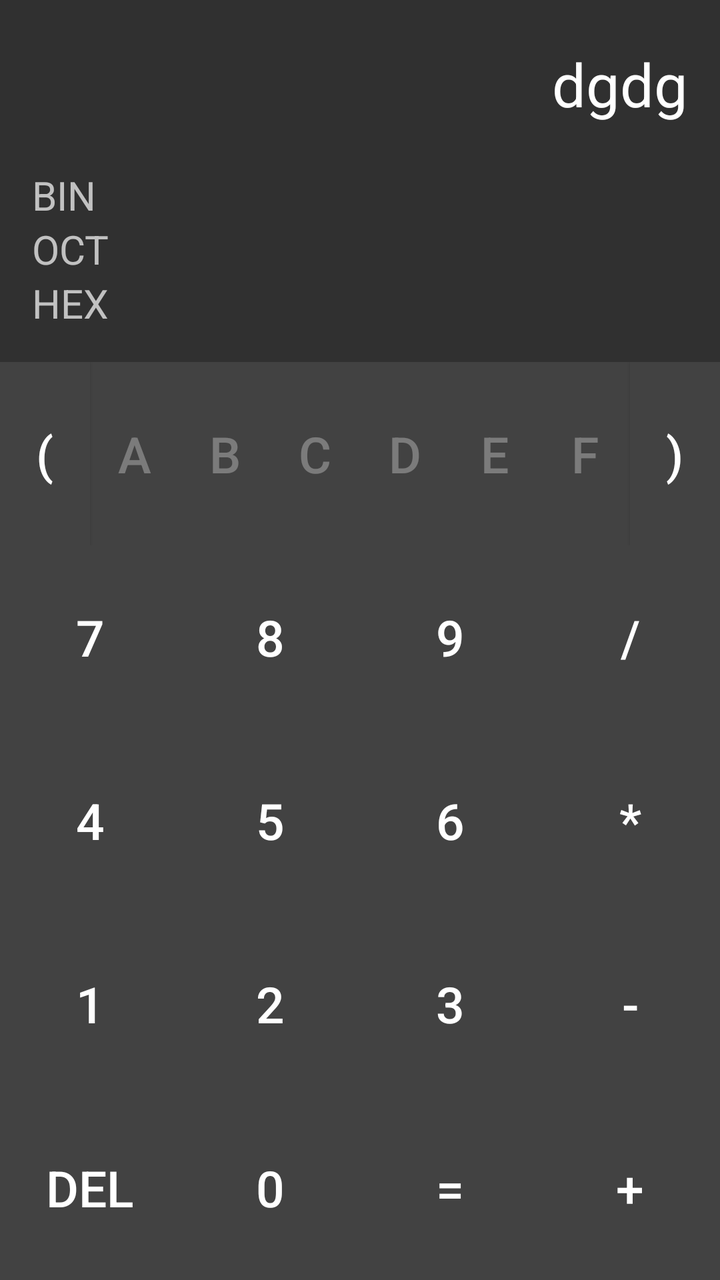
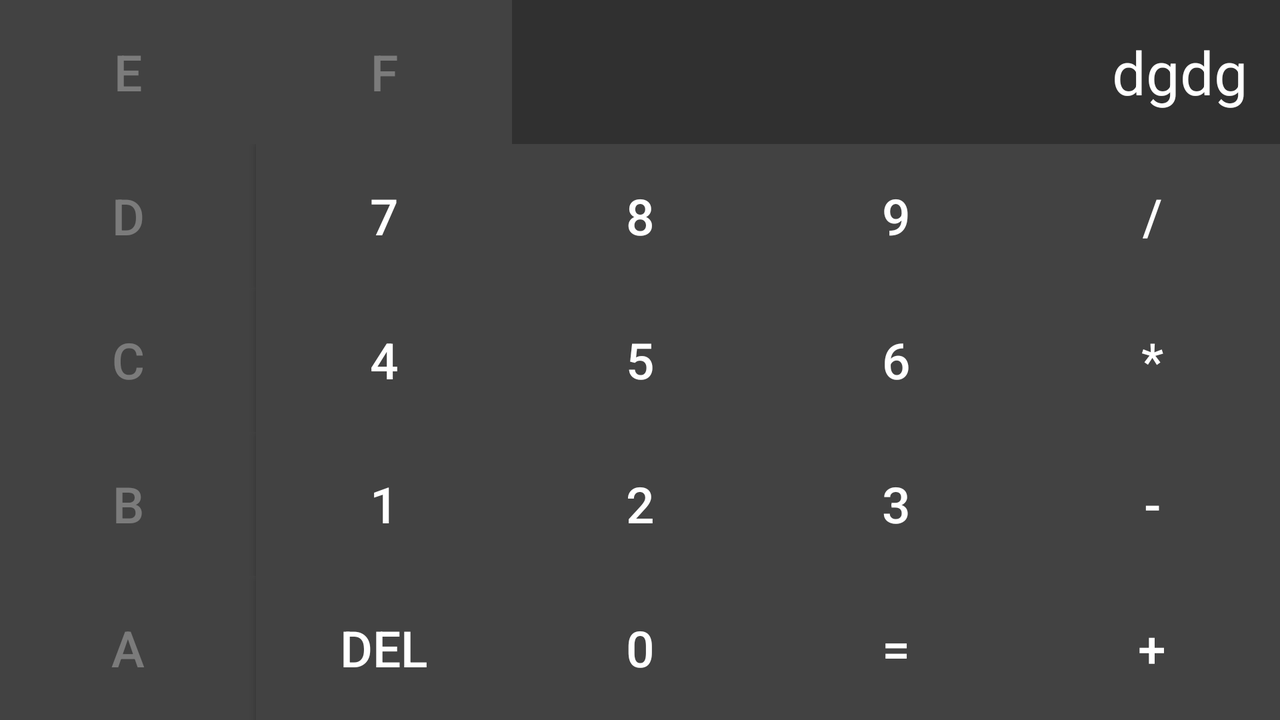

Compare how this app lays out the same screen by default and in its alternative resource folder. The renders come first, then the two layout files and the values they reference.
<!-- AndroidManifest.xml: application theme AppTheme.NoActionBar -->
<!-- res/layout/fragment_layout_program_dec.xml -->
<?xml version="1.0" encoding="utf-8"?>

<LinearLayout xmlns:android="http://schemas.android.com/apk/res/android"
              xmlns:tools="http://schemas.android.com/tools"
              xmlns:app="http://schemas.android.com/apk/res-auto"
              android:orientation="vertical"
              android:layout_width="match_parent"
              android:layout_height="match_parent">



    <LinearLayout
        android:id="@+id/linLayout"
        android:orientation="vertical"
        android:layout_width="match_parent"
        android:layout_height="wrap_content"
        android:layout_weight="1">

        <EditText
            android:inputType="textNoSuggestions"
            android:layout_width="match_parent"
            android:layout_height="wrap_content"
            android:layout_weight="1"
            tools:text="dgdg"
            android:id="@+id/editText"
            android:gravity="end|center_vertical"
            android:textSize="30sp"
            android:paddingRight="16dp"
            android:cursorVisible="false"
            android:focusable="false"
            android:background="@null"
            android:singleLine="true"/>

        <LinearLayout
            android:orientation="horizontal"
            android:layout_width="match_parent"
            android:layout_height="wrap_content">

            <TextView
                android:freezesText="true"
                android:id="@+id/textViewBin"
                android:text="BIN   "
                android:paddingLeft="16dp"
                android:textSize="20sp"
                android:layout_width="wrap_content"
                android:layout_height="wrap_content"/>

            <EditText
                android:id="@+id/editTextBin"
                android:textSize="20sp"
                android:inputType="textNoSuggestions"
                android:layout_width="match_parent"
                android:layout_height="wrap_content"
                android:paddingRight="16dp"
                android:cursorVisible="false"
                android:focusable="false"
                android:background="@null"
                android:singleLine="true"/>

        </LinearLayout>

        <LinearLayout
            android:orientation="horizontal"
            android:layout_width="match_parent"
            android:layout_height="wrap_content">

            <TextView
                android:freezesText="true"
                android:id="@+id/textViewOct"
                android:text="OCT   "
                android:paddingLeft="16dp"
                android:textSize="20sp"
                android:layout_width="wrap_content"
                android:layout_height="wrap_content"/>

            <EditText
                android:id="@+id/editTextOct"
                android:textSize="20sp"
                android:inputType="textNoSuggestions"
                android:layout_width="match_parent"
                android:layout_height="wrap_content"
                android:paddingRight="16dp"
                android:cursorVisible="false"
                android:focusable="false"
                android:background="@null"
                android:singleLine="true"/>

        </LinearLayout>

        <LinearLayout
            android:orientation="horizontal"
            android:layout_width="match_parent"
            android:layout_height="wrap_content">

            <TextView
                android:layout_marginBottom="16dp"
                android:freezesText="true"
                android:id="@+id/textViewHex"
                android:text="HEX   "
                android:paddingLeft="16dp"
                android:textSize="20sp"
                android:layout_width="wrap_content"
                android:layout_height="wrap_content"/>

            <EditText
                android:id="@+id/editTextHex"
                android:textSize="20sp"
                android:inputType="textNoSuggestions"
                android:layout_width="match_parent"
                android:layout_height="wrap_content"
                android:paddingRight="16dp"
                android:cursorVisible="false"
                android:focusable="false"
                android:background="@null"
                android:singleLine="true"/>

        </LinearLayout>

    </LinearLayout>

    <LinearLayout
        android:layout_weight="1"
        android:orientation="horizontal"
        android:layout_width="match_parent"
        android:layout_height="wrap_content">

        <Button
            android:id="@+id/btnOpen"
            android:text="("
            android:layout_weight="1"
            android:textSize="25sp"
            android:layout_width="0dp"
            android:layout_height="match_parent"
            />

        <Button
            android:enabled="false"
            android:id="@+id/btnA"
            android:text="A"
            android:textSize="25sp"
            android:layout_width="0dp"
            android:layout_height="match_parent"
            android:layout_weight="1"/>

        <Button
            android:enabled="false"
            android:id="@+id/btnB"
            android:text="B"
            android:textSize="25sp"
            android:layout_width="0dp"
            android:scrollHorizontally="true"
            android:layout_height="match_parent"
            android:layout_weight="1"/>

        <Button
            android:enabled="false"
            android:id="@+id/btnC"
            android:text="C"
            android:textSize="25sp"
            android:layout_width="0dp"
            android:layout_height="match_parent"
            android:layout_weight="1"/>

        <Button
            android:enabled="false"
            android:id="@+id/btnD"
            android:text="D"
            android:textSize="25sp"
            android:layout_width="0dp"
            android:scrollHorizontally="true"
            android:layout_height="match_parent"
            android:layout_weight="1"/>

        <Button
            android:enabled="false"
            android:id="@+id/btnE"
            android:text="E"
            android:textSize="25sp"
            android:layout_width="0dp"
            android:layout_height="match_parent"
            android:layout_weight="1"/>

        <Button
            android:enabled="false"
            android:layout_weight="1"
            android:layout_width="0dp"
            android:layout_height="match_parent"
            android:text="F"
            android:textSize="25sp"
            android:id="@+id/btnF"/>

        <Button
            android:id="@+id/btnClose"
            android:text=")"
            android:textSize="25sp"
            android:layout_weight="1"
            android:layout_width="0dp"
            android:layout_height="match_parent"
            />

    </LinearLayout>

    <LinearLayout
        android:layout_weight="1"
        android:orientation="horizontal"
        android:layout_width="match_parent"
        android:layout_height="wrap_content">

        <Button

            android:layout_width="wrap_content"
            android:layout_height="match_parent"
            android:layout_weight="1"
            android:id="@+id/btn7"
            android:textSize="25sp"
            android:text="7"/>

        <Button

            android:layout_width="wrap_content"
            android:layout_height="match_parent"
            android:layout_weight="1"
            android:text="8"
            android:textSize="25sp"
            android:id="@+id/btn8"/>

        <Button

            android:layout_width="wrap_content"
            android:layout_height="match_parent"
            android:layout_weight="1"
            android:text="9"
            android:textSize="25sp"
            android:id="@+id/btn9"/>
        <Button
            android:textSize="25sp"
            android:layout_width="wrap_content"
            android:layout_weight="1"
            android:layout_height="match_parent"
            android:text="/"
            android:id="@+id/btnDivide"/>

    </LinearLayout>

    <LinearLayout
        android:layout_weight="1"
        android:orientation="horizontal"
        android:layout_width="match_parent"
        android:layout_height="wrap_content">

        <Button

            android:textSize="25sp"
            android:layout_width="wrap_content"
            android:layout_weight="1"
            android:layout_height="match_parent"
            android:id="@+id/btn4"
            android:text="4"/>

        <Button

            android:textSize="25sp"
            android:layout_width="wrap_content"
            android:layout_height="match_parent"
            android:layout_weight="1"
            android:text="5"
            android:id="@+id/btn5"/>

        <Button

            android:textSize="25sp"
            android:layout_width="wrap_content"
            android:layout_weight="1"
            android:layout_height="match_parent"
            android:text="6"
            android:id="@+id/btn6"/>

        <Button
            android:textSize="25sp"
            android:layout_width="wrap_content"
            android:layout_weight="1"
            android:layout_height="match_parent"
            android:text="*"
            android:id="@+id/btnX"/>

    </LinearLayout>

    <LinearLayout
        android:layout_weight="1"
        android:orientation="horizontal"
        android:layout_width="match_parent"
        android:layout_height="wrap_content">

        <Button
            android:textSize="25sp"
            android:layout_width="wrap_content"
            android:layout_height="match_parent"
            android:layout_weight="1"
            android:id="@+id/btn1"
            android:text="1"/>

        <Button

            android:textSize="25sp"
            android:layout_width="wrap_content"
            android:layout_height="match_parent"
            android:layout_weight="1"
            android:text="2"
            android:id="@+id/btn2"/>

        <Button

            android:textSize="25sp"
            android:layout_width="wrap_content"
            android:layout_weight="1"
            android:layout_height="match_parent"
            android:text="3"
            android:id="@+id/btn3"/>

        <Button
            android:textSize="25sp"
            android:layout_width="wrap_content"
            android:layout_weight="1"
            android:layout_height="match_parent"
            android:text="-"
            android:id="@+id/btnMinus"/>

    </LinearLayout>

    <LinearLayout
        android:layout_weight="1"
        android:orientation="horizontal"
        android:layout_width="match_parent"
        android:layout_height="wrap_content">

        <Button
            android:textSize="25sp"
            android:layout_width="wrap_content"
            android:layout_height="match_parent"
            android:layout_weight="1"
            android:id="@+id/btnDel"
            android:text="Del"/>

        <Button
            android:textSize="25sp"
            android:layout_width="wrap_content"
            android:layout_height="match_parent"
            android:layout_weight="1"
            android:text="0"
            android:id="@+id/btn0"/>

        <Button
            android:textSize="25sp"
            android:layout_width="wrap_content"
            android:layout_height="match_parent"
            android:layout_weight="1"
            android:text="="
            android:id="@+id/btnEqual"/>
        <Button
            android:textSize="25sp"
            android:layout_width="wrap_content"
            android:layout_height="match_parent"
            android:layout_weight="1"
            android:text="+"
            android:id="@+id/btnPlus"/>

    </LinearLayout>

</LinearLayout>
<!-- resources referenced by this layout -->
<resources>
  <style name="AppTheme.NoActionBar">
          <item name="windowActionBar">false</item>
          <item name="windowNoTitle">true</item>
      </style>
</resources>
<!-- res/layout-land/fragment_layout_program_dec.xml (the repository's variant of the layout above) -->
<!-- drawn on the phone turned sideways -->
<?xml version="1.0" encoding="utf-8"?>
<LinearLayout xmlns:android="http://schemas.android.com/apk/res/android"
              xmlns:tools="http://schemas.android.com/tools"
              xmlns:app="http://schemas.android.com/apk/res-auto"
              android:orientation="vertical"
              android:layout_width="match_parent"
              android:layout_height="match_parent">

    <LinearLayout
        android:layout_weight="1"
        android:orientation="horizontal"
        android:layout_width="match_parent"
        android:layout_height="wrap_content">

        <Button
            android:enabled="false"
            android:id="@+id/btnE"
            android:text="E"
            android:textSize="25sp"
            android:layout_width="0dp"
            android:layout_height="match_parent"
            android:layout_weight="1"/>

        <Button
            android:enabled="false"
            android:layout_weight="1"
            android:layout_width="0dp"
            android:layout_height="match_parent"
            android:text="F"
            android:textSize="25sp"
            android:id="@+id/btnF"/>

        <EditText
            android:inputType="textNoSuggestions"
            android:layout_width="0dp"
            android:layout_height="match_parent"
            android:layout_weight="3"
            tools:text="dgdg"
            android:id="@+id/editText"
            android:gravity="end|center_vertical"
            android:textSize="30sp"
            android:paddingRight="16dp"
            android:cursorVisible="false"
            android:focusable="false"
            android:background="@null"
            android:singleLine="true"/>

    </LinearLayout>

    <LinearLayout
        android:layout_weight="1"
        android:orientation="horizontal"
        android:layout_width="match_parent"
        android:layout_height="wrap_content">

        <Button
            android:enabled="false"
            android:id="@+id/btnD"
            android:text="D"
            android:textSize="25sp"
            android:layout_width="wrap_content"
            android:scrollHorizontally="true"
            android:layout_height="match_parent"
            android:layout_weight="1"/>

        <Button

            android:layout_width="wrap_content"
            android:layout_height="match_parent"
            android:layout_weight="1"
            android:id="@+id/btn7"
            android:textSize="25sp"
            android:text="7"/>

        <Button

            android:layout_width="wrap_content"
            android:layout_height="match_parent"
            android:layout_weight="1"
            android:text="8"
            android:textSize="25sp"
            android:id="@+id/btn8"/>

        <Button

            android:layout_width="wrap_content"
            android:layout_height="match_parent"
            android:layout_weight="1"
            android:text="9"
            android:textSize="25sp"
            android:id="@+id/btn9"/>
        <Button
            android:textSize="25sp"
            android:layout_width="wrap_content"
            android:layout_weight="1"
            android:layout_height="match_parent"
            android:text="/"
            android:id="@+id/btnDivide"/>

    </LinearLayout>

    <LinearLayout
        android:layout_weight="1"
        android:orientation="horizontal"
        android:layout_width="match_parent"
        android:layout_height="wrap_content">

        <Button
            android:enabled="false"
            android:id="@+id/btnC"
            android:text="C"
            android:textSize="25sp"
            android:layout_width="wrap_content"
            android:layout_height="match_parent"
            android:layout_weight="1"/>

        <Button

            android:textSize="25sp"
            android:layout_width="wrap_content"
            android:layout_weight="1"
            android:layout_height="match_parent"
            android:id="@+id/btn4"
            android:text="4"/>

        <Button

            android:textSize="25sp"
            android:layout_width="wrap_content"
            android:layout_height="match_parent"
            android:layout_weight="1"
            android:text="5"
            android:id="@+id/btn5"/>

        <Button

            android:textSize="25sp"
            android:layout_width="wrap_content"
            android:layout_weight="1"
            android:layout_height="match_parent"
            android:text="6"
            android:id="@+id/btn6"/>

        <Button
            android:textSize="25sp"
            android:layout_width="wrap_content"
            android:layout_weight="1"
            android:layout_height="match_parent"
            android:text="*"
            android:id="@+id/btnX"/>

    </LinearLayout>

    <LinearLayout
        android:layout_weight="1"
        android:orientation="horizontal"
        android:layout_width="match_parent"
        android:layout_height="wrap_content">

        <Button
            android:enabled="false"
            android:id="@+id/btnB"
            android:text="B"
            android:textSize="25sp"
            android:layout_width="wrap_content"
            android:scrollHorizontally="true"
            android:layout_height="match_parent"
            android:layout_weight="1"/>

        <Button
            android:textSize="25sp"
            android:layout_width="wrap_content"
            android:layout_height="match_parent"
            android:layout_weight="1"
            android:id="@+id/btn1"
            android:text="1"/>

        <Button

            android:textSize="25sp"
            android:layout_width="wrap_content"
            android:layout_height="match_parent"
            android:layout_weight="1"
            android:text="2"
            android:id="@+id/btn2"/>

        <Button

            android:textSize="25sp"
            android:layout_width="wrap_content"
            android:layout_weight="1"
            android:layout_height="match_parent"
            android:text="3"
            android:id="@+id/btn3"/>

        <Button
            android:textSize="25sp"
            android:layout_width="wrap_content"
            android:layout_weight="1"
            android:layout_height="match_parent"
            android:text="-"
            android:id="@+id/btnMinus"/>

    </LinearLayout>

    <LinearLayout
        android:layout_weight="1"
        android:orientation="horizontal"
        android:layout_width="match_parent"
        android:layout_height="wrap_content">

        <Button
            android:enabled="false"
            android:id="@+id/btnA"
            android:text="A"
            android:textSize="25sp"
            android:layout_width="wrap_content"
            android:layout_height="match_parent"
            android:layout_weight="1"/>

        <Button
            android:textSize="25sp"
            android:layout_width="wrap_content"
            android:layout_height="match_parent"
            android:layout_weight="1"
            android:id="@+id/btnDel"
            android:text="Del"/>

        <Button
            android:textSize="25sp"
            android:layout_width="wrap_content"
            android:layout_height="match_parent"
            android:layout_weight="1"
            android:text="0"
            android:id="@+id/btn0"/>

        <Button
            android:textSize="25sp"
            android:layout_width="wrap_content"
            android:layout_height="match_parent"
            android:layout_weight="1"
            android:text="="
            android:id="@+id/btnEqual"/>
        <Button
            android:textSize="25sp"
            android:layout_width="wrap_content"
            android:layout_height="match_parent"
            android:layout_weight="1"
            android:text="+"
            android:id="@+id/btnPlus"/>

    </LinearLayout>

</LinearLayout>
